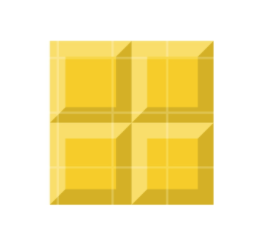
#> input picture images/O.png, 278 x 230 px
$ python main.py
#> lines starting #> are read from the running program, lines starting #| are printed output that depends on the picture; after the words box and inside, x2 and y2 are one past the last pixel; in counts of white or black regions, pixels touching at a corner belong together
import cv2
import numpy as np

# Read image
im_in = cv2.imread("images/O.png", cv2.IMREAD_GRAYSCALE);
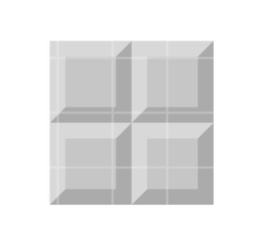
#> im_in: shape (230, 278); min 170, max 255, mean 230.3

# Threshold.
# Set values equal to or above 220 to 0.
# Set values below 220 to 255.

th, im_th = cv2.threshold(im_in, 220, 255, cv2.THRESH_BINARY_INV);
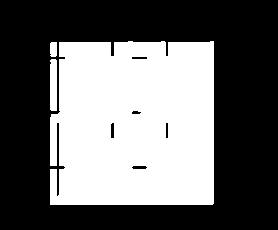
#> im_th: shape (230, 278); 40.9% white; 3 white regions, box (x1, y1, x2, y2) and area: (50, 41, 214, 205) 25662, (50, 59, 57, 111) 359, (50, 42, 57, 57) 101

# Copy the thresholded image.
im_floodfill = im_th.copy()

# Mask used to flood filling.
# Notice the size needs to be 2 pixels than the image.
h, w = im_th.shape[:2]
#> h = 230; w = 278
mask = np.zeros((h+2, w+2), np.uint8)

# Floodfill from point (0, 0)
cv2.floodFill(im_floodfill, mask, (0,0), 255);
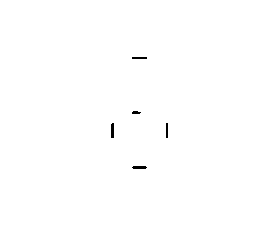
#> im_floodfill: shape (230, 278); 99.7% white; 5 black regions, box (x1, y1, x2, y2) and area: (111, 123, 114, 138) 44, (132, 166, 147, 169) 41, (132, 57, 147, 59) 30, (166, 123, 168, 138) 30, (132, 111, 141, 114) 22

# Invert floodfilled image
im_floodfill_inv = cv2.bitwise_not(im_floodfill)

# Combine the two images to get the foreground.
im_out = im_th | im_floodfill_inv
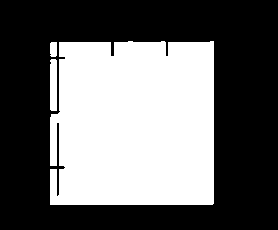
#> im_out: shape (230, 278); 41.1% white; 3 white regions

# Display images.


def detect_shape(c):
    # Compute perimeter of contour and perform contour approximation
    shape = ""
    peri = cv2.arcLength(c, True)
    approx = cv2.approxPolyDP(c, 0.04 * peri, True)

    # Triangle
    if len(approx) == 6:
        shape = "lBlock"

    # Square or rectangle
    elif len(approx) == 4:
        (x, y, w, h) = cv2.boundingRect(approx)
        ar = w / float(h)

        # A square will have an aspect ratio that is approximately
        # equal to one, otherwise, the shape is a rectangle
        shape = "square" if ar >= 0.95 and ar <= 1.05 else "rectangle"

    # Star
    elif len(approx) == 10:
        shape = "star"

    # Otherwise assume as circle or oval
    else:
        print(len(approx))

    return shape

# Load image, grayscale, Gaussian blur, and adaptive threshold
image = cv2.imread('images/O.png')
#> image is the input picture: shape (230, 278, 3); mean B, G, R 174.8, 232.8, 247.3


# Find contours and detect shape
cnts = cv2.findContours(im_th, cv2.RETR_EXTERNAL, cv2.CHAIN_APPROX_SIMPLE)
#> cnts = 3 contours; box (x1, y1, x2, y2) and area: (50, 41, 214, 205) 25393, (50, 59, 57, 111) 302, (50, 42, 57, 57) 82
cnts = cnts[0] if len(cnts) == 2 else cnts[1]
for c in cnts:
    # Identify shape
    shape = detect_shape(c)
    print(shape)
#> this loop made 3 passes
#> (shape, peri in detect_shape, approx in detect_shape, y in detect_shape, w in detect_shape, h in detect_shape, ar in detect_shape) on passes 1 to 3: ('rectangle', 113.1, [[51, 59], [50, 109], [56, 110], [56, 60]], 59, 7, 52, 0.135), ('rectangle', 39.07, [[51, 42], [50, 55], [55, 56], [56, 42]], 42, 7, 15, 0.467), ('square', 880.8, [[59, 42], [50, 204], [212, 204], [213, 41]], 41, 164, 164, 1)
#| rectangle
#| rectangle
#| square


cv2.imshow("Thresholded Image", im_th)
cv2.imshow("Floodfilled Image", im_floodfill)
cv2.imshow("Inverted Floodfilled Image", im_floodfill_inv)
cv2.imshow("Foreground", im_out)
cv2.waitKey(0)
